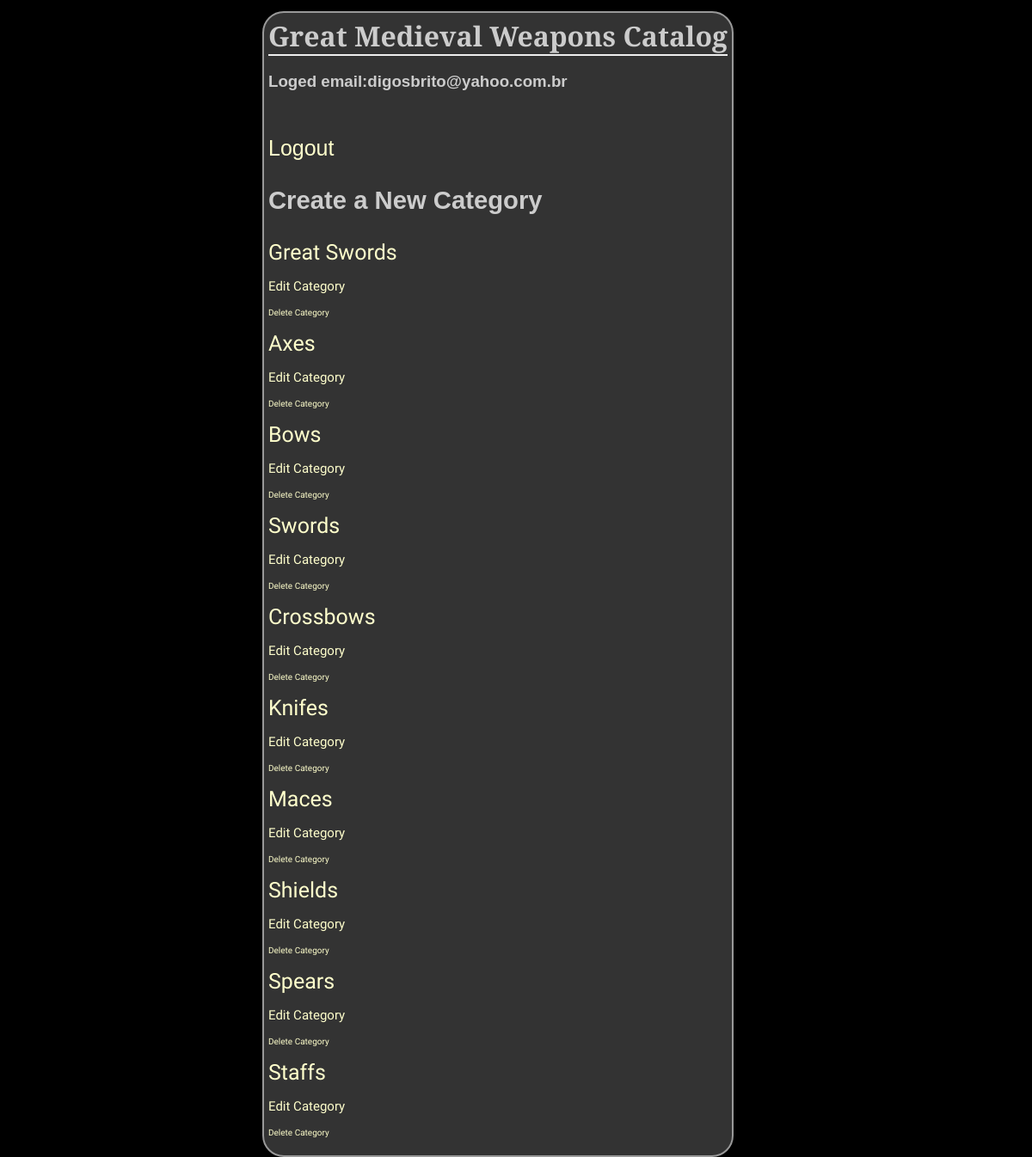
Screenshot of /weaponsGuide/1/ with the database file from the repository.
### database_setup_weapons.py (models this page shows, shortened)
class User(Base):
    __tablename__='user'
    id = Column(Integer, primary_key = True)
    email = Column(String(80), unique = True, nullable = False)
    password = Column(String(6), nullable = False)

class Categories(Base):
    __tablename__ = 'categories'
    id = Column(Integer, primary_key=True)
    name = Column(String(250), nullable=False)
    user_id = Column(Integer, ForeignKey('user.id'))
    user = relationship(User)

### finalproject.py (the view)
@app.route('/weaponsGuide/<int:user_id>/')
def showCategories(user_id):
    DBSession = sessionmaker(bind=engine)
    session = DBSession()
    categories = session.query(Categories).all()
    user = session.query(User).filter_by(id=user_id).one()
    return render_template('home.html', categories = categories, user_id = user_id,email=user.email)

### templates/home.html
<html>
<head>
<link rel=stylesheet type=text/css href="{{ url_for('static', filename='styles.css') }}">
	</head>
<body>
<div class = 'pane quarter'>
	<h1>Great Medieval Weapons Catalog</h1>
	<h3>Loged email:{{email}}</h3></br>
	<p><a href="{{url_for('logout')}}">Logout</a></p>
 <div class="itemspane">
		<a href="{{ url_for('newCategory',user_id = user_id)}}" > <h3> Create a New Category </h3> </a>
		{% for category in categories %}
		<p><a class="category" href = "{{url_for('showCat', category_id = category.id, user_id = user_id)}}">{{category.name}}</a></p>
		<p><a id="EditC" href = "{{url_for('editCategory', category_id = category.id, user_id = user_id)}}">Edit Category</a></p>
		<p> <a id="DelC" href = "{{url_for('deleteCategory', category_id = category.id, user_id = user_id)}}">Delete Category</a></p>
		{% endfor %}
	</div>
</div>
</body>
</html>

### static/styles.css (style rules this page uses)
body { font-family: sans-serif; background-color: black; }
h1, h2, h3, h4 { color: #CCCCCC; }
h1, h2 { margin: 0; }
h1 { border-bottom: 2px solid #eee; font-family: 'Cinzel', serif; }
p { color: #CCCCCC; }
a { text-decoration: none; color:#FFFFCC; font-size: 25px; font-family: Arial, Helvetica, sans-serif; }
.pane { position:absolute; left: 25%; border: 2px solid; border-radius: 25px; padding: 5px; margin: 5px; border-color: #999999; background-color: #333333; }
.category { font-family: 'Sigmar One', cursive; }
.itemspane { margin-left: auto;margin-right: auto; }
#EditC, #DelC { font-family: 'Underdog', cursive; }
#DelC { font-size: 10px; }
#EditC { font-size: 15px; }

### rows the page displays
User: email "digosbrito@yahoo.com.br"
Categories: name "Great Swords"
Categories: name "Axes"
Categories: name "Bows"
Categories: name "Swords"
Categories: name "Crossbows"
Categories: name "Knifes"
Categories: name "Maces"
Categories: name "Shields"
Categories: name "Spears"
Categories: name "Staffs"
